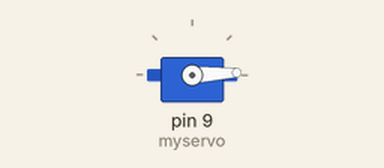
A sketch run on a simulated Arduino Uno, built with avr-gcc and run on an emulated ATmega328P. Shown: servo.

Above: at 0.05 s.
At 0.9 s:
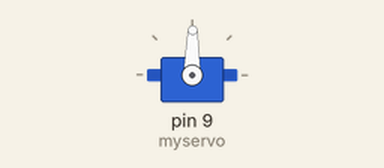
At 1.75 s:
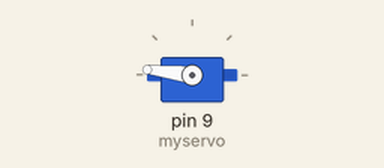
At 3.45 s:
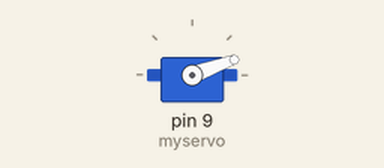
Timing chart, 0 to 8.4 s (numbered marks = the images above):
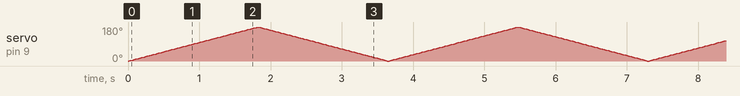

The sketch:

servomotor_2.ino
```cpp
#include<Servo.h>
Servo myservo;
int position=0;

  void setup()
{
  myservo.attach(9);
}

void loop()
{
  for (position=0; position<=180; position+=1)
  {
    myservo.write(position);
    delay(10);
  }

  for(position=180; position>=0; position-=1)
  {
    myservo.write(position);
    delay(10);
  }
}
```
